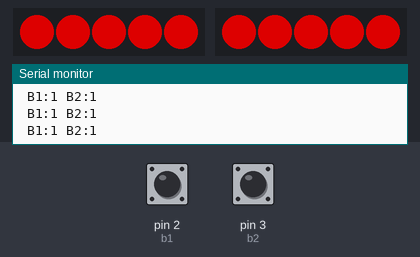
Simulated run of this sketch. Board: Arduino Uno, built with avr-gcc and run on an emulated ATmega328P. Shown: 2 × 5 RGB LEDs in strip order, left to right, the last lines printed to the serial monitor. The inputs (shaded band) are chosen by the test bench; at power-on: pin 2 (b1) HIGH, pin 3 (b2) HIGH. Dim RGB values are drawn brighter than linear.

Above: at 1.2 s.
1.3 s: pin 2 (b1) pulled LOW for 0.15 s
At 1.4 s:
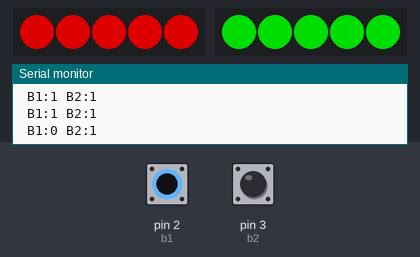
2.9 s: pin 3 (b2) pulled LOW for 0.15 s
At 3.0 s:
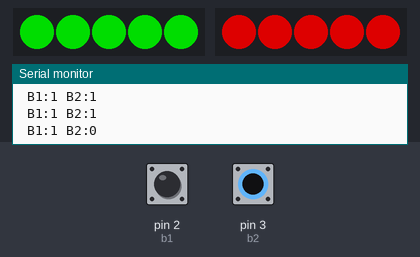
4.5 s: pin 3 (b2) pulled LOW for 3.2 s
At 8.9 s:
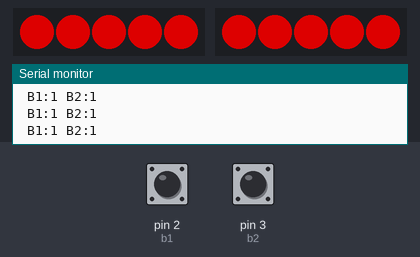
9.2 s: pin 2 (b1) pulled LOW for 3.2 s
At 9.5 s:
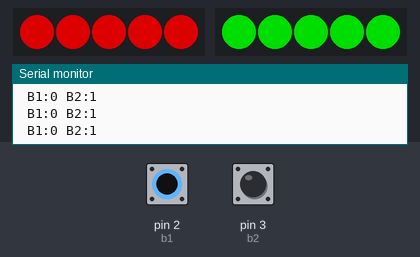
15.4 s: pin 2 (b1) driven LOW and pin 3 (b2) driven LOW
At 16.2 s:
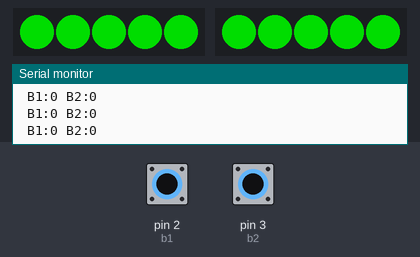
Timing chart, 0 to 17.9 s (numbered marks = the images above; inputs shaded):
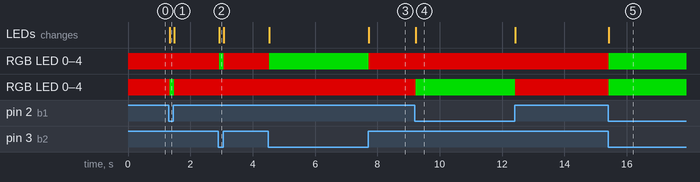

Measured:
- after the input at 1.3 s, RGB LED 0–4: RGB(150, 0, 0) → RGB(0, 150, 0) at once, → RGB(150, 0, 0) 0.14 s later; the LEDs: change at once (image 1)
- after the input at 2.9 s, RGB LED 0–4: RGB(150, 0, 0) → RGB(0, 150, 0) at once, → RGB(150, 0, 0) 0.14 s later; the LEDs: change at once (image 2)
- after the input at 4.5 s, RGB LED 0–4: RGB(150, 0, 0) → RGB(0, 150, 0) at once, → RGB(150, 0, 0) 3.2 s later; the LEDs: first change at once (image 3 shows a later state)
- after the input at 9.2 s, RGB LED 0–4: RGB(150, 0, 0) → RGB(0, 150, 0) at once, → RGB(150, 0, 0) 3.2 s later; the LEDs: change at once (image 4)
- after the input at 15.4 s, RGB LED 0–4, RGB LED 0–4: RGB(150, 0, 0) → RGB(0, 150, 0) at once; the LEDs: change at once (image 5)

The sketch:

butoon2.ino
```cpp
#include <Adafruit_NeoPixel.h>
#include <Bounce2.h>
int b1 = 2;
int b2 = 3;
int s1 = 0;
int neo1 = 15;
int neo2 = 14;
int nup = 5;

Adafruit_NeoPixel np1 = Adafruit_NeoPixel(nup, neo1, NEO_GRB + NEO_KHZ800);
Adafruit_NeoPixel np2 = Adafruit_NeoPixel(nup, neo2, NEO_GRB + NEO_KHZ800);

Bounce Db1 = Bounce();
Bounce Db2 = Bounce();

void setup() {

pinMode(b1, INPUT_PULLUP);
Db1.attach(b1);
Db1.interval(5);

pinMode(b2, INPUT_PULLUP);
Db2.attach(b2);
Db2.interval(5);

 np1.begin();
 np1.show(); // Initialize all pixels to 'off'
 np2.begin();
 np2.show(); // Initialize all pixels to 'off'

Serial.begin(9600);
}

void loop() {

  Db1.update();
  Db2.update();


  if (Db2.read() == LOW){
    for(int i=0;i<nup;i++){

    // pixels.Color takes RGB values, from 0,0,0 up to 255,255,255
    np1.setPixelColor(i, np1.Color(0,150,0)); // Moderately bright green color.

    np1.show();
    }
  }
if (Db2.read() == HIGH){
    for(int i=0;i<nup;i++){

    // pixels.Color takes RGB values, from 0,0,0 up to 255,255,255
    np1.setPixelColor(i, np1.Color(150,0,0)); // Moderately bright green color.

    np1.show();
    }
  }

 // #----------------------------------------

    if (Db1.read() == LOW){
    for(int i=0;i<nup;i++){

    // pixels.Color takes RGB values, from 0,0,0 up to 255,255,255
    np2.setPixelColor(i, np2.Color(0,150,0)); // Moderately bright green color.

    np2.show();
    }
  }
if (Db1.read() == HIGH){
    for(int i=0;i<nup;i++){

    // pixels.Color takes RGB values, from 0,0,0 up to 255,255,255
    np2.setPixelColor(i, np2.Color(150,0,0)); // Moderately bright green color.

    np2.show();
    }
  }

  Serial.print(" B1:");
  Serial.print(Db1.read());
  Serial.print(" B2:");
  Serial.println(Db2.read());
  delay(1);
}
```
